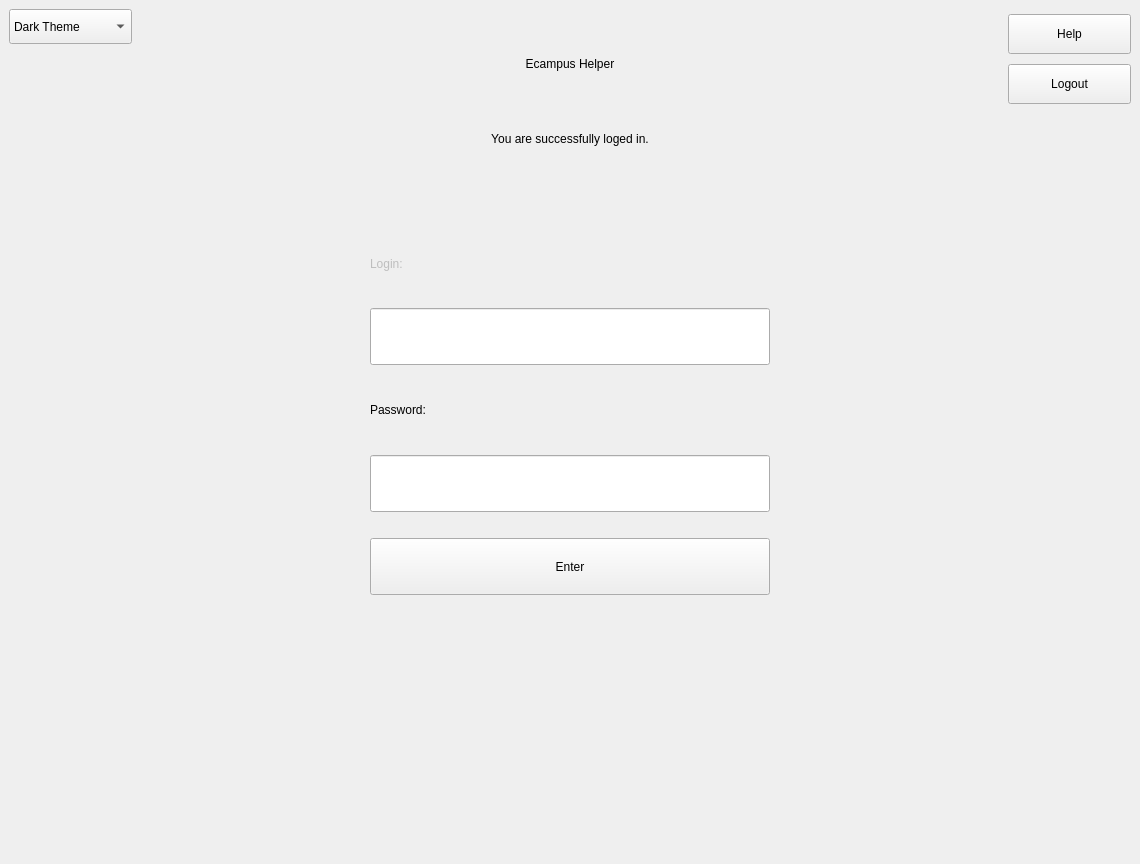
<?xml version="1.0" encoding="UTF-8"?>
<ui version="4.0">
 <class>Main</class>
 <widget class="QMainWindow" name="Main">
  <property name="geometry">
   <rect>
    <x>0</x>
    <y>0</y>
    <width>1140</width>
    <height>864</height>
   </rect>
  </property>
  <property name="minimumSize">
   <size>
    <width>1140</width>
    <height>864</height>
   </size>
  </property>
  <property name="maximumSize">
   <size>
    <width>11101101</width>
    <height>16777215</height>
   </size>
  </property>
  <property name="windowTitle">
   <string>MainWindow</string>
  </property>
  <property name="styleSheet">
   <string notr="true"/>
  </property>
  <widget class="QWidget" name="centralwidget">
   <property name="styleSheet">
    <string notr="true"/>
   </property>
   <layout class="QVBoxLayout" name="verticalLayout_5" stretch="2,10">
    <item>
     <layout class="QHBoxLayout" name="horizontalLayout" stretch="2,2,10,2,2">
      <item>
       <layout class="QVBoxLayout" name="verticalLayout">
        <property name="spacing">
         <number>0</number>
        </property>
        <property name="leftMargin">
         <number>0</number>
        </property>
        <property name="bottomMargin">
         <number>0</number>
        </property>
        <item>
         <widget class="QComboBox" name="ThemeBox">
          <property name="sizePolicy">
           <sizepolicy hsizetype="Expanding" vsizetype="Expanding">
            <horstretch>0</horstretch>
            <verstretch>0</verstretch>
           </sizepolicy>
          </property>
          <property name="minimumSize">
           <size>
            <width>120</width>
            <height>30</height>
           </size>
          </property>
          <property name="maximumSize">
           <size>
            <width>190</width>
            <height>40</height>
           </size>
          </property>
          <property name="styleSheet">
           <string notr="true"/>
          </property>
          <item>
           <property name="text">
            <string>Dark Theme</string>
           </property>
          </item>
          <item>
           <property name="text">
            <string>Dark Mini</string>
           </property>
          </item>
          <item>
           <property name="text">
            <string>Light Mini</string>
           </property>
          </item>
          <item>
           <property name="text">
            <string>Light Theme</string>
           </property>
          </item>
         </widget>
        </item>
        <item>
         <spacer name="verticalSpacer_9">
          <property name="orientation">
           <enum>Qt::Orientation::Vertical</enum>
          </property>
          <property name="sizeType">
           <enum>QSizePolicy::Policy::Maximum</enum>
          </property>
          <property name="sizeHint" stdset="0">
           <size>
            <width>20</width>
            <height>105</height>
           </size>
          </property>
         </spacer>
        </item>
       </layout>
      </item>
      <item>
       <spacer name="horizontalSpacer_4">
        <property name="orientation">
         <enum>Qt::Orientation::Horizontal</enum>
        </property>
        <property name="sizeType">
         <enum>QSizePolicy::Policy::Expanding</enum>
        </property>
        <property name="sizeHint" stdset="0">
         <size>
          <width>110</width>
          <height>20</height>
         </size>
        </property>
       </spacer>
      </item>
      <item>
       <layout class="QVBoxLayout" name="verticalLayout_4">
        <item>
         <widget class="QLabel" name="Ecampus">
          <property name="sizePolicy">
           <sizepolicy hsizetype="Expanding" vsizetype="Fixed">
            <horstretch>0</horstretch>
            <verstretch>0</verstretch>
           </sizepolicy>
          </property>
          <property name="minimumSize">
           <size>
            <width>550</width>
            <height>100</height>
           </size>
          </property>
          <property name="maximumSize">
           <size>
            <width>930</width>
            <height>140</height>
           </size>
          </property>
          <property name="text">
           <string>Ecampus Helper</string>
          </property>
          <property name="alignment">
           <set>Qt::AlignmentFlag::AlignCenter</set>
          </property>
         </widget>
        </item>
        <item>
         <widget class="QLabel" name="Ecampus_2">
          <property name="sizePolicy">
           <sizepolicy hsizetype="Expanding" vsizetype="Fixed">
            <horstretch>0</horstretch>
            <verstretch>0</verstretch>
           </sizepolicy>
          </property>
          <property name="minimumSize">
           <size>
            <width>550</width>
            <height>25</height>
           </size>
          </property>
          <property name="maximumSize">
           <size>
            <width>930</width>
            <height>20</height>
           </size>
          </property>
          <property name="text">
           <string>You are successfully loged in.</string>
          </property>
          <property name="alignment">
           <set>Qt::AlignmentFlag::AlignCenter</set>
          </property>
         </widget>
        </item>
       </layout>
      </item>
      <item>
       <spacer name="horizontalSpacer_3">
        <property name="orientation">
         <enum>Qt::Orientation::Horizontal</enum>
        </property>
        <property name="sizeHint" stdset="0">
         <size>
          <width>40</width>
          <height>20</height>
         </size>
        </property>
       </spacer>
      </item>
      <item>
       <layout class="QVBoxLayout" name="verticalLayout_3">
        <property name="spacing">
         <number>5</number>
        </property>
        <property name="rightMargin">
         <number>0</number>
        </property>
        <property name="bottomMargin">
         <number>0</number>
        </property>
        <item>
         <widget class="QPushButton" name="Help">
          <property name="sizePolicy">
           <sizepolicy hsizetype="Expanding" vsizetype="Expanding">
            <horstretch>0</horstretch>
            <verstretch>0</verstretch>
           </sizepolicy>
          </property>
          <property name="minimumSize">
           <size>
            <width>70</width>
            <height>30</height>
           </size>
          </property>
          <property name="maximumSize">
           <size>
            <width>130</width>
            <height>40</height>
           </size>
          </property>
          <property name="styleSheet">
           <string notr="true"/>
          </property>
          <property name="text">
           <string>Help</string>
          </property>
         </widget>
        </item>
        <item>
         <widget class="QPushButton" name="Logout">
          <property name="sizePolicy">
           <sizepolicy hsizetype="Expanding" vsizetype="Expanding">
            <horstretch>0</horstretch>
            <verstretch>0</verstretch>
           </sizepolicy>
          </property>
          <property name="minimumSize">
           <size>
            <width>70</width>
            <height>30</height>
           </size>
          </property>
          <property name="maximumSize">
           <size>
            <width>130</width>
            <height>40</height>
           </size>
          </property>
          <property name="styleSheet">
           <string notr="true"/>
          </property>
          <property name="text">
           <string>Logout</string>
          </property>
         </widget>
        </item>
        <item>
         <spacer name="verticalSpacer_8">
          <property name="orientation">
           <enum>Qt::Orientation::Vertical</enum>
          </property>
          <property name="sizeType">
           <enum>QSizePolicy::Policy::Maximum</enum>
          </property>
          <property name="sizeHint" stdset="0">
           <size>
            <width>20</width>
            <height>40</height>
           </size>
          </property>
         </spacer>
        </item>
       </layout>
      </item>
     </layout>
    </item>
    <item>
     <layout class="QHBoxLayout" name="horizontalLayout_2">
      <item>
       <spacer name="horizontalSpacer">
        <property name="orientation">
         <enum>Qt::Orientation::Horizontal</enum>
        </property>
        <property name="sizeType">
         <enum>QSizePolicy::Policy::Expanding</enum>
        </property>
        <property name="sizeHint" stdset="0">
         <size>
          <width>370</width>
          <height>20</height>
         </size>
        </property>
       </spacer>
      </item>
      <item>
       <layout class="QVBoxLayout" name="verticalLayout_2">
        <property name="topMargin">
         <number>0</number>
        </property>
        <item>
         <spacer name="verticalSpacer">
          <property name="orientation">
           <enum>Qt::Orientation::Vertical</enum>
          </property>
          <property name="sizeType">
           <enum>QSizePolicy::Policy::Expanding</enum>
          </property>
          <property name="sizeHint" stdset="0">
           <size>
            <width>20</width>
            <height>80</height>
           </size>
          </property>
         </spacer>
        </item>
        <item>
         <widget class="QLabel" name="Login">
          <property name="enabled">
           <bool>false</bool>
          </property>
          <property name="sizePolicy">
           <sizepolicy hsizetype="Expanding" vsizetype="Expanding">
            <horstretch>0</horstretch>
            <verstretch>0</verstretch>
           </sizepolicy>
          </property>
          <property name="minimumSize">
           <size>
            <width>120</width>
            <height>40</height>
           </size>
          </property>
          <property name="maximumSize">
           <size>
            <width>205</width>
            <height>70</height>
           </size>
          </property>
          <property name="styleSheet">
           <string notr="true"/>
          </property>
          <property name="text">
           <string>Login:</string>
          </property>
         </widget>
        </item>
        <item>
         <spacer name="horizontalSpacer_5">
          <property name="orientation">
           <enum>Qt::Orientation::Vertical</enum>
          </property>
          <property name="sizeType">
           <enum>QSizePolicy::Policy::Minimum</enum>
          </property>
          <property name="sizeHint" stdset="0">
           <size>
            <width>20</width>
            <height>10</height>
           </size>
          </property>
         </spacer>
        </item>
        <item>
         <widget class="QLineEdit" name="LoginLine">
          <property name="sizePolicy">
           <sizepolicy hsizetype="Expanding" vsizetype="Expanding">
            <horstretch>0</horstretch>
            <verstretch>0</verstretch>
           </sizepolicy>
          </property>
          <property name="minimumSize">
           <size>
            <width>400</width>
            <height>35</height>
           </size>
          </property>
          <property name="maximumSize">
           <size>
            <width>680</width>
            <height>60</height>
           </size>
          </property>
          <property name="styleSheet">
           <string notr="true"/>
          </property>
         </widget>
        </item>
        <item>
         <spacer name="verticalSpacer_3">
          <property name="orientation">
           <enum>Qt::Orientation::Vertical</enum>
          </property>
          <property name="sizeType">
           <enum>QSizePolicy::Policy::Maximum</enum>
          </property>
          <property name="sizeHint" stdset="0">
           <size>
            <width>20</width>
            <height>10</height>
           </size>
          </property>
         </spacer>
        </item>
        <item>
         <widget class="QLabel" name="Password">
          <property name="sizePolicy">
           <sizepolicy hsizetype="Expanding" vsizetype="Expanding">
            <horstretch>0</horstretch>
            <verstretch>0</verstretch>
           </sizepolicy>
          </property>
          <property name="minimumSize">
           <size>
            <width>200</width>
            <height>40</height>
           </size>
          </property>
          <property name="maximumSize">
           <size>
            <width>340</width>
            <height>70</height>
           </size>
          </property>
          <property name="styleSheet">
           <string notr="true"/>
          </property>
          <property name="text">
           <string>Password:</string>
          </property>
         </widget>
        </item>
        <item>
         <spacer name="verticalSpacer_4">
          <property name="orientation">
           <enum>Qt::Orientation::Vertical</enum>
          </property>
          <property name="sizeType">
           <enum>QSizePolicy::Policy::Maximum</enum>
          </property>
          <property name="sizeHint" stdset="0">
           <size>
            <width>20</width>
            <height>10</height>
           </size>
          </property>
         </spacer>
        </item>
        <item>
         <widget class="QLineEdit" name="PasswordLine">
          <property name="sizePolicy">
           <sizepolicy hsizetype="Expanding" vsizetype="Expanding">
            <horstretch>0</horstretch>
            <verstretch>0</verstretch>
           </sizepolicy>
          </property>
          <property name="minimumSize">
           <size>
            <width>400</width>
            <height>35</height>
           </size>
          </property>
          <property name="maximumSize">
           <size>
            <width>680</width>
            <height>60</height>
           </size>
          </property>
          <property name="styleSheet">
           <string notr="true"/>
          </property>
          <property name="echoMode">
           <enum>QLineEdit::EchoMode::Password</enum>
          </property>
         </widget>
        </item>
        <item>
         <spacer name="verticalSpacer_5">
          <property name="orientation">
           <enum>Qt::Orientation::Vertical</enum>
          </property>
          <property name="sizeType">
           <enum>QSizePolicy::Policy::Maximum</enum>
          </property>
          <property name="sizeHint" stdset="0">
           <size>
            <width>20</width>
            <height>10</height>
           </size>
          </property>
         </spacer>
        </item>
        <item>
         <spacer name="verticalSpacer_6">
          <property name="orientation">
           <enum>Qt::Orientation::Vertical</enum>
          </property>
          <property name="sizeType">
           <enum>QSizePolicy::Policy::Preferred</enum>
          </property>
          <property name="sizeHint" stdset="0">
           <size>
            <width>20</width>
            <height>10</height>
           </size>
          </property>
         </spacer>
        </item>
        <item>
         <widget class="QPushButton" name="Enter">
          <property name="sizePolicy">
           <sizepolicy hsizetype="Expanding" vsizetype="Expanding">
            <horstretch>0</horstretch>
            <verstretch>0</verstretch>
           </sizepolicy>
          </property>
          <property name="minimumSize">
           <size>
            <width>400</width>
            <height>40</height>
           </size>
          </property>
          <property name="maximumSize">
           <size>
            <width>680</width>
            <height>60</height>
           </size>
          </property>
          <property name="text">
           <string>Enter</string>
          </property>
         </widget>
        </item>
        <item>
         <spacer name="verticalSpacer_7">
          <property name="orientation">
           <enum>Qt::Orientation::Vertical</enum>
          </property>
          <property name="sizeType">
           <enum>QSizePolicy::Policy::Maximum</enum>
          </property>
          <property name="sizeHint" stdset="0">
           <size>
            <width>20</width>
            <height>10</height>
           </size>
          </property>
         </spacer>
        </item>
        <item>
         <spacer name="verticalSpacer_2">
          <property name="orientation">
           <enum>Qt::Orientation::Vertical</enum>
          </property>
          <property name="sizeType">
           <enum>QSizePolicy::Policy::Maximum</enum>
          </property>
          <property name="sizeHint" stdset="0">
           <size>
            <width>20</width>
            <height>250</height>
           </size>
          </property>
         </spacer>
        </item>
       </layout>
      </item>
      <item>
       <spacer name="horizontalSpacer_2">
        <property name="orientation">
         <enum>Qt::Orientation::Horizontal</enum>
        </property>
        <property name="sizeType">
         <enum>QSizePolicy::Policy::Expanding</enum>
        </property>
        <property name="sizeHint" stdset="0">
         <size>
          <width>370</width>
          <height>20</height>
         </size>
        </property>
       </spacer>
      </item>
     </layout>
    </item>
   </layout>
  </widget>
 </widget>
 <resources/>
 <connections/>
</ui>
